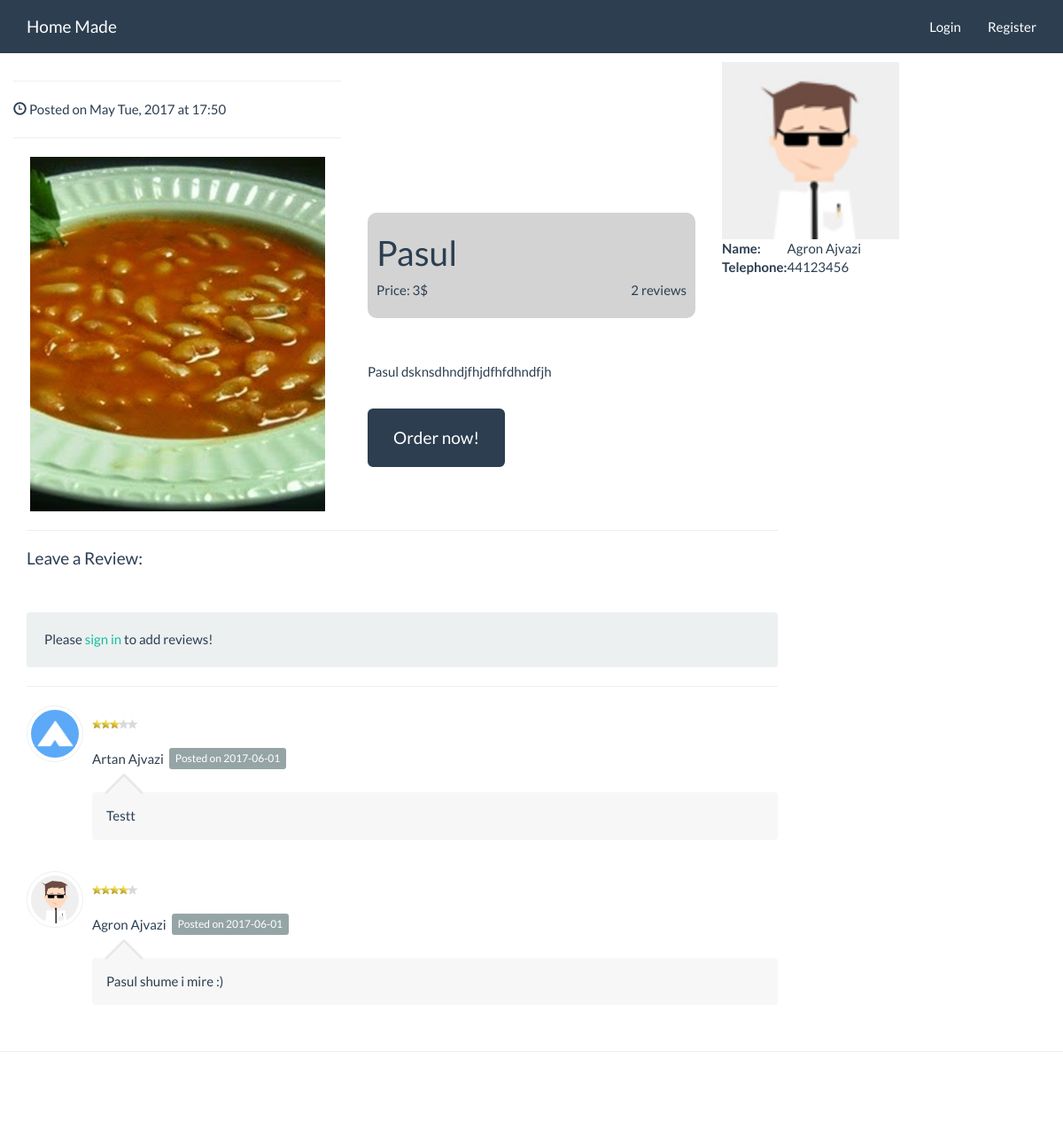
/post.php?id=2, run on the app's committed database.
### tables this page shows
CREATE TABLE IF NOT EXISTS `shpallja` (
  `id` int(11) NOT NULL,
  `titulli` varchar(50) NOT NULL,
  `short_pershkrimi` varchar(150) NOT NULL,
  `pershkrimi` text,
  `user` int(11) NOT NULL,
  `created_date` timestamp NOT NULL DEFAULT CURRENT_TIMESTAMP ON UPDATE CURRENT_TIMESTAMP,
  `eshtepublike` enum('PO','JO') NOT NULL DEFAULT 'PO',
  `eaprovuar` enum('JO','PO') NOT NULL DEFAULT 'JO',
  `cmimi` float NOT NULL
);

CREATE TABLE IF NOT EXISTS `user` (
  `id` int(11) NOT NULL,
  `emri` varchar(50) NOT NULL,
  `mbiemri` varchar(50) NOT NULL,
  `email` varchar(100) NOT NULL,
  `password` varchar(255) NOT NULL,
  `telefoni1` varchar(11) DEFAULT NULL,
  `telefoni2` varchar(11) DEFAULT NULL,
  `created_date` timestamp NOT NULL DEFAULT CURRENT_TIMESTAMP,
  `gjinia` enum('M','F') DEFAULT NULL,
  `data_lindjes` date DEFAULT NULL,
  `pershkrimi` text,
  `foto` varchar(100) DEFAULT 'user_1.jpg',
  `profesioni` varchar(50) DEFAULT NULL,
  `aktiv` enum('PO','JO') NOT NULL DEFAULT 'JO',
  `roli` int(11) NOT NULL DEFAULT '1',
  `adresa` int(11) DEFAULT NULL
);

CREATE TABLE IF NOT EXISTS `review` (
  `id` int(11) NOT NULL,
  `user` int(11) NOT NULL,
  `shpallja` int(11) NOT NULL,
  `koment` text,
  `rating` enum('1','2','3','4','5') NOT NULL,
  `created_date` timestamp NOT NULL DEFAULT CURRENT_TIMESTAMP
);

### post.php (the view, shortened to what this page needs)
<?php
    include 'includes/connect_db.php';
    include 'includes/functions.php';
    $PostId = validateFormData($_GET['id']);
 ?>
<!DOCTYPE html>
<html>
<head>
    <link href="css/bootstrap.css" rel="stylesheet">
    <link href="css/review.css" rel="stylesheet">
    <link href="css/shpallja.css" rel="stylesheet">
</head>
<body>
    <nav class="navbar navbar-default navbar-fixed-top" role="navigation">
        <div class="container">
            <div class="navbar-header">
                <a class="navbar-brand" href="index.php">Home Made</a>
            </div>
            <ul class="nav navbar-nav navbar-right">
            <?php if(!isset($_SESSION['loggedInUserId']) ) { ?>
            <li><a href="login.php">Login<span class="sr-only">(current)</span></a></li>
            <li><a href="signup.php">Register</a></li>
            <?php }  ?>
            </ul>
        </div>
    </nav>
	<div class="container-fluid">
	<div class="row">
            <div class="col-md-8">
				<div class="row">
				<?php
                        if (isset($_GET['id'])) {
                        $aekzistonshpallja = "SELECT * FROM shpallja WHERE id='$PostId'";
                        $resultaekzistonshpallja = mysqli_query($conn, $aekzistonshpallja);
                        if (mysqli_num_rows($resultaekzistonshpallja)!=1) {
                         header("Location: index.php");
                            } else {
                            $getShpallja= "SELECT shpallja.id, shpallja.titulli, shpallja.pershkrimi, shpallja.created_date, shpallja.cmimi, shpallja_gallery.foto as foto, user.emri, user.mbiemri,user.telefoni1, user.foto as userfoto FROM shpallja LEFT JOIN shpallja_gallery ON shpallja.id = shpallja_gallery.shpallja LEFT JOIN user ON shpallja.user = user.id WHERE shpallja.id = '$PostId'";
                    		$resultgetShpallja = mysqli_query($conn, $getShpallja);
                    		 if (mysqli_num_rows($resultgetShpallja)>0) {
                		     $row = mysqli_fetch_assoc($resultgetShpallja);
                		    echo "<div class='col-md-6'>";
							echo "<hr>";
							echo "<p>".dateFormat($row['created_date'])."</p>";
							echo "<hr>";
							echo "<div id='img-user'></div>";
							echo "</div>";
							echo "<div class='col-md-6'>";
							echo "<div class='info-div'>";
							echo "<h1 id='titulli'>".$row['titulli']."</h1>";
							echo "<div class='ratings'>";
							$getnrReview = "SELECT COUNT(id) as nrReviews FROM review WHERE review.shpallja =".$row['id'];
                            $resultgetnrReview = mysqli_query($conn, $getnrReview);
                            $row2 = mysqli_fetch_assoc($resultgetnrReview);
                            echo "<p class='pull-right'>".$row2['nrReviews']." reviews</p>";
							echo "<p>Price: ".$row['cmimi']."$</p>";
                            echo "</div>";
						echo "</div>";
						echo "<p id='pershkrimi'>".$row['pershkrimi']."</p>";
						echo "<div id='buy-btn' class='btn btn-primary btn-lg'>Order now!</div>";
						echo "</div>";
							 ?>
							 </div></div>
				<div class="col-md-4">
					<div class="row">
						<div class="col-md-6">
							<div id="seller-img"></div>
							<div>
								<table>
								  <tr>
								  <th>Name: </th>
								  <?php
								  	echo "<td>".$row['emri']." ".$row['mbiemri']."</td>";
								   ?>
								  </tr>
								  <br>
								  <tr>
									<th>Telephone: </th>
									<?php
								  	echo "<td>".$row['telefoni1']."</td>";
								   ?>
								  </tr>
								</table>
							</div>
						</div>
					</div>
				</div>
                            <?php
                		 	}
                		}
            		}
                 ?>
				</div>
			</div>
			 <div class="container">
        <div class="row">
        <div class="col-md-9">
        <?php if (isset($_SESSION['loggedInUserId']) ) { ?>
        <div class="well">
            <form id="review_form" action="<?php echo htmlspecialchars($_SERVER[" PHP_SELF "]);?>" method="post" role="form">
                <div class="form-group">
                    <h5><label for="review">Leave a Review:</label></h5>
                    <textarea id="review" name="review" class="form-control" rows="3"></textarea>
                    <div>
                    <h5><label for='myvote'>Vote:</label></h5>
                        <select id="myvote" name="vote" class="form-control">
                            <option value="">Your Vote</option>
                            <option value="1">1 (awful)</option>
                            <option value="2">2</option>
                            <option value="3">3</option>
                            <option value="4">4</option>
                            <option value="5">5 (excellent)</option>
                        </select>
                    </div>
                </div>
                <button type="submit" class="btn btn-primary" name="shto_review">Add Review</button>
            </form>
        </div>
        <?php } else {?>
        <hr>
        <h4 id="addComment">Leave a Review:</h4>
        <p class="well">Please <a href="login.php?postbackid=<?php echo $PostId; ?>">sign in</a> to add reviews!</p>
        <hr>
        <?php } ?>
        <?php
            $getReviews = "SELECT * FROM review WHERE shpallja='$PostId' ORDER BY created_date DESC";
            $resultReviews = mysqli_query($conn, $getReviews);
        ?>
        <?php
                            if (mysqli_num_rows($resultReviews)>0) {
                                echo "<ul class='media-list comments'>";
                                while ($row = mysqli_fetch_assoc($resultReviews)) {
                                    $userId = $row['user'];
                                    $emriUserit = mysqli_query($conn, "SELECT id,emri,mbiemri,foto FROM user WHERE id='$userId'");
                                    $row2 = mysqli_fetch_assoc($emriUserit);
                                    echo "<li class='media'>";
                                    echo "<a class='pull-left' href='#''>";
                                    echo "<img class='media-object img-circle img-thumbnail' src='uploads/users/".$row2['foto']."' width='64' alt='user profile picture'>";
                                    echo "</a>";
                     echo "<img width='51' height='12' alt='".$row['rating']."/5' src='img/review/".$row['rating'].".gif' style='margin-top: 15px;'>";
                                    echo "<div class='media-body'>";
                                    echo "<h5 class='media-heading pull-left'>".$row2['emri']." ".$row2['mbiemri']."</h5>";
                                    echo "<div class='comment-info pull-left'>";
                                    echo "<div class='btn btn-default btn-xs'><i class='fa fa-clock-o'></i> Posted on ".substr($row['created_date'],0,10)."</div>";
                                    echo "</div>";
                                    echo "<br class='clearfix'>";
                                    echo "<p class='well'>".$row['koment']."</p>";
                                    echo "</div>";
                                    echo "</li>";
                                }
                                echo "</ul>";
                            } else {echo "<div class='well'><h4>Kjo Shpallje nuk ka reviews</h4></div>";}
        ?>
  </div>
</div>
    </div>
        <hr>
        <footer>
            <div class="row">
                <div class="col-lg-12">
                </div>
            </div>
        </footer>
</body>
</html>

### includes/functions.php (shortened to what this page needs)
<?php
	function validateFormData($data) {
	$data = trim($data);
	$data = stripslashes($data);
	$data = htmlspecialchars($data);
	return $data;
	}
	function dateFormat ($date) {
		$data = date("F D, Y", strtotime($date));
		$time = date("H:i", strtotime($date));
		echo "<span class='glyphicon glyphicon-time'></span> Posted on $data at $time";
	}
?>

### css/review.css (style rules this page uses)
.comments .media-heading { margin-top: 25px; }
.comments .comment-info { margin-left: 6px; margin-top: 21px; }
.comments .comment-info .btn { font-size: 0.8em; }
.comments .media-body p { position: relative; background: #F7F7F7; padding: 15px; margin-top: 50px; }
.comments .media-body p::before { background-color: #F7F7F7; box-shadow: -2px 2px 2px 0 rgba( 178, 178, 178, .4 ); content: "\00a0"; display: block; height: 30px; left: 20px; position: absolute; top: -13px; transform: rotate( 135deg ); width: 30px; }
.well { margin-top: 50px; }

### css/shpallja.css (style rules this page uses)
body { padding-top: 70px; }
footer { margin: 50px 0; }
#seller-img { float: left; border-radius: 10px; height: 200px; width: 200px; }
tr th { margin-bottom: 10px; }
.info-div { margin-top: 170px; background-color: lightgrey; border-radius: 10px; padding: 10px; padding-top: 3px; }
#titulli { text-align: left; word-break: break-all; }
#buy-btn { margin-top: 20px; }
#pershkrimi { margin-top: 50px; }
#img-user { border-radius: 10px; width: 90%; height: 400px; margin: 0 auto; }

### data on the page
shpallja: created_date "May Tue, 2017", created_date "17:50", titulli "Pasul", cmimi "3", pershkrimi "Pasul dsknsdhndjfhjdfhfdhndfjh", user.emri "Agron", user.mbiemri "Ajvazi", user.telefoni1 "44123456"
review: user.foto (picture), shows a picture, user.emri "Artan", user.mbiemri "Ajvazi", created_date "2017-06-01", koment "Testt"
review: user.foto (picture), shows a picture, user.emri "Agron", user.mbiemri "Ajvazi", created_date "2017-06-01", koment "Pasul shume i mire :)"

### other printed values
$row2['nrReviews'] "2"
